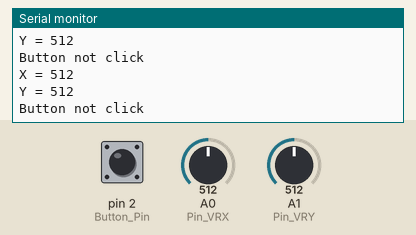
The sketch below on a simulated Arduino Uno, built with avr-gcc and run on an emulated ATmega328P. On the bench: the last lines printed to the serial monitor. The inputs (shaded band) are chosen by the test bench; at power-on: pin 2 (Button_Pin) HIGH, A0 (Pin_VRX) = 512, A1 (Pin_VRY) = 512.

Above: at 1.8 s.
1.9 s: pin 2 (Button_Pin) pulled LOW for 1.2 s
At 2.8 s:
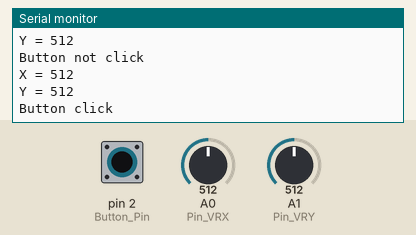
4.6 s: A0 (Pin_VRX) set to 716
At 5.7 s:
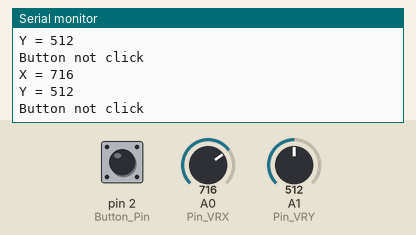
6.1 s: A1 (Pin_VRY) set to 716
At 7.4 s:
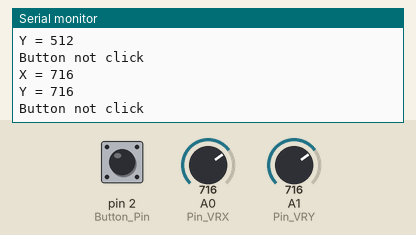
7.6 s: A0 (Pin_VRX) set to 900
At 8.8 s:
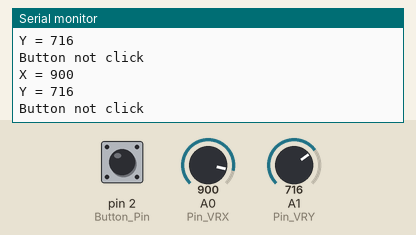
9.1 s: A1 (Pin_VRY) set to 900
At 10.8 s:
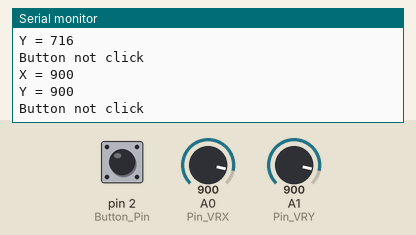
Timing chart, 0 to 11.6 s (numbered marks = the images above; inputs shaded):
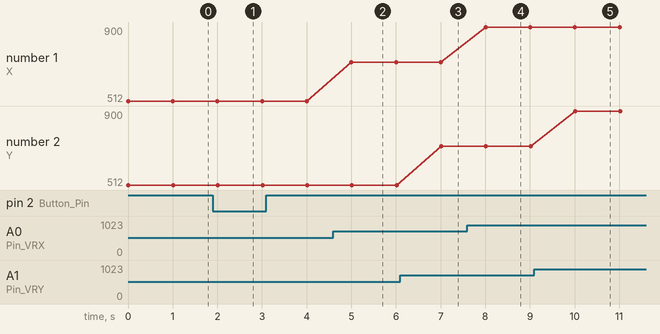

The sketch:

joystick.ino
```cpp
int Pin_VRX = A0; //пин оси x джойстика

int Pin_VRY = A1; //пин оси y джойстика

int Button_Pin = 2; //пин кнопки джойстика

void setup() {

Serial.begin(9600); //устанавливаем скорость обмена данными 9600 бод

pinMode(Button_Pin, INPUT); //переводим пин кнопки в режим ввода данных

digitalWrite(Button_Pin, HIGH);

}

void loop() {

int X = analogRead(Pin_VRX); //переменная X - значения по оси x

int Y = analogRead(Pin_VRY); //переменная Y - значения по оси y

int B = digitalRead(Button_Pin);//переменная B считывает значения с кнопки

//выводим переменную X

Serial.print("X = ");

Serial.println(X);

//выводим переменную Y

Serial.print("Y = ");

Serial.println(Y);

//проверка состояния кнопки

if(B == 1) { //если кнопка не нажата

Serial.println("Button not click"); //выводим "Button not click"

}else{ //иначе

Serial.println("Button click"); //выводим "Button click"

}

delay(1000); //задержка 1 секунда

}
```

Measured:
- after the input at 1.9 s, the serial monitor: prints a new line after 0.12 s (image 1)
- after the input at 4.6 s, the serial monitor: prints a new line after 0.40 s (image 2)
- after the input at 6.1 s, the serial monitor: prints a new line after 0.92 s (image 3)
- after the input at 7.6 s, the serial monitor: prints a new line after 0.41 s (image 4)
- after the input at 9.1 s, the serial monitor: prints a new line after 0.92 s (image 5)
- plotted number 1: 512 → 716 after the input at 4.6 s, 716 → 900 after the input at 7.6 s
